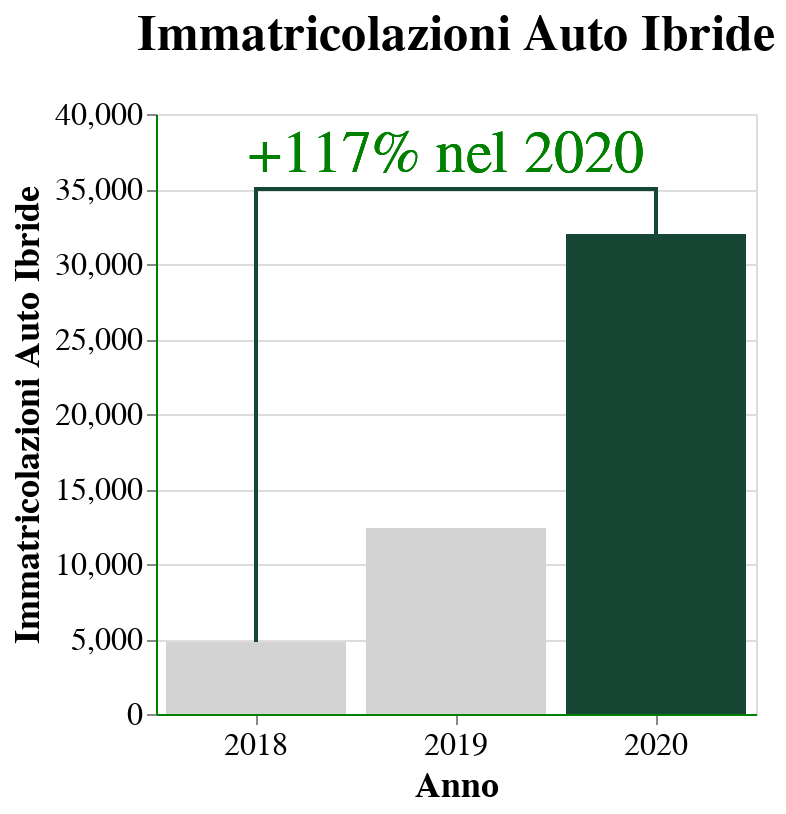

The notebook cell saved with this chart:
### Markdown cell above
Finally, I can combine the three previous graphs, simply by summing them. I can also specify some properties of the final chart, such as the title, the width and the height.

### Code cell
final_chart = bar + line + text
final_chart = final_chart.configure_title(
    fontSize=25,
    dy = -15,
    font=font,
).properties(title=title,width=width,height=height)

final_chart

### Figure 1 — Vega-Lite specification as saved in the notebook (floating-point values rounded to 4 significant figures)
{"config": {"axis": {"domainColor": "green"}, "view": {"width": 300, "height": 300}, "title": {"fontSize": 25, "dy": -15, "font": "utopia-std, serif"}}, "encoding": {"y": {"axis": {"title": "Immatricolazioni Auto Ibride"}, "scale": {"domain": [0, 40000]}}, "x": {"axis": {"title": "Anno", "labelAngle": 0}}}, "layer": [{"data": {"name": "data-0caac22e0cde9bd71f1ead572e3ba5c1"}, "mark": {"type": "bar", "tooltip": true}, "encoding": {"color": {"condition": {"value": "#154734", "test": "(datum.Year === 2020)"}, "value": "lightgrey"}, "tooltip": [{"type": "nominal", "field": "Year", "title": "Anno"}, {"type": "quantitative", "field": "Value", "format": ",", "title": "Immatricolazioni"}], "x": {"type": "nominal", "axis": {"labelAngle": 0, "labelFont": "utopia-std, serif", "labelFontSize": 16, "titleFont": "utopia-std, serif", "titleFontSize": 18}, "field": "Year", "title": "Anno"}, "y": {"type": "quantitative", "axis": {"labelAngle": 0, "labelFont": "utopia-std, serif", "labelFontSize": 16, "titleFont": "utopia-std, serif", "titleFontSize": 18}, "field": "Value", "scale": {"domain": [0, 40000]}, "title": "Immatricolazioni Auto Ibride"}}}, {"data": {"name": "data-ef28567f4f1c9c9b6879916bfe26aca9"}, "mark": {"type": "line", "color": "#154734"}, "encoding": {"x": {"type": "nominal", "axis": {"labelAngle": 0, "labelFont": "utopia-std, serif", "labelFontSize": 16, "titleFont": "utopia-std, serif", "titleFontSize": 18}, "field": "Year", "title": "Anno"}, "y": {"type": "quantitative", "axis": {"labelAngle": 0, "labelFont": "utopia-std, serif", "labelFontSize": 16, "titleFont": "utopia-std, serif", "titleFontSize": 18}, "field": "Value", "scale": {"domain": [0, 40000]}, "title": "Immatricolazioni Auto Ibride"}}}, {"data": {"name": "data-0caac22e0cde9bd71f1ead572e3ba5c1"}, "mark": {"type": "text", "color": "green", "dx": -5, "font": "utopia-std, serif", "fontSize": 30, "text": "+117% nel 2020", "x": 150.0, "y": 20}, "encoding": {}}], "height": 300, "title": "Immatricolazioni Auto Ibride", "width": 300, "$schema": "https://vega.github.io/schema/vega-lite/v4.8.1.json", "datasets": {"data-0caac22e0cde9bd71f1ead572e3ba5c1": [{"Year": 2018, "Value": 4800}, {"Year": 2019, "Value": 12400}, {"Year": 2020, "Value": 32000}], "data-ef28567f4f1c9c9b6879916bfe26aca9": [{"Year": 2018, "Value": 4800}, {"Year": 2018, "Value": 35000}, {"Year": 2020, "Value": 35000}, {"Year": 2020, "Value": 32000}]}}
